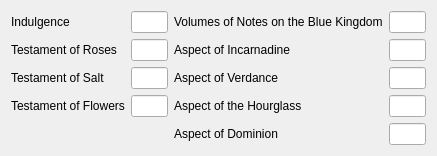
          <widget class="QWidget" name="page_12">
           <property name="geometry">
            <rect>
             <x>0</x>
             <y>0</y>
             <width>437</width>
             <height>142</height>
            </rect>
           </property>
           <attribute name="label">
            <string>The Blue Kingdom: Miscellaneous</string>
           </attribute>
           <layout class="QGridLayout" name="gridLayout_15">
            <item row="1" column="0">
             <widget class="QLabel" name="label_75">
              <property name="text">
               <string>Testament of Roses</string>
              </property>
             </widget>
            </item>
            <item row="3" column="0">
             <widget class="QLabel" name="label_77">
              <property name="text">
               <string>Testament of Flowers</string>
              </property>
             </widget>
            </item>
            <item row="0" column="0">
             <widget class="QLabel" name="label_78">
              <property name="text">
               <string>Indulgence</string>
              </property>
             </widget>
            </item>
            <item row="2" column="0">
             <widget class="QLabel" name="label_76">
              <property name="text">
               <string>Testament of Salt</string>
              </property>
             </widget>
            </item>
            <item row="1" column="3">
             <widget class="QLabel" name="label_80">
              <property name="text">
               <string>Aspect of Incarnadine</string>
              </property>
             </widget>
            </item>
            <item row="0" column="3">
             <widget class="QLabel" name="label_79">
              <property name="text">
               <string>Volumes of Notes on the Blue Kingdom</string>
              </property>
             </widget>
            </item>
            <item row="2" column="3">
             <widget class="QLabel" name="label_81">
              <property name="text">
               <string>Aspect of Verdance</string>
              </property>
             </widget>
            </item>
            <item row="4" column="3">
             <widget class="QLabel" name="label_83">
              <property name="text">
               <string>Aspect of Dominion</string>
              </property>
             </widget>
            </item>
            <item row="3" column="3">
             <widget class="QLabel" name="label_82">
              <property name="text">
               <string>Aspect of the Hourglass</string>
              </property>
             </widget>
            </item>
            <item row="0" column="1">
             <widget class="QLineEdit" name="lineEdit_Poss_TBKMisc_Indulgence"/>
            </item>
            <item row="0" column="4">
             <widget class="QLineEdit" name="lineEdit_Poss_TBKMisc_Volumes"/>
            </item>
            <item row="1" column="1">
             <widget class="QLineEdit" name="lineEdit_Poss_TBKMisc_Roses"/>
            </item>
            <item row="3" column="1">
             <widget class="QLineEdit" name="lineEdit_Poss_TBKMisc_Flowers"/>
            </item>
            <item row="2" column="1">
             <widget class="QLineEdit" name="lineEdit_Poss_TBKMisc_Salt"/>
            </item>
            <item row="2" column="4">
             <widget class="QLineEdit" name="lineEdit_Poss_TBKMisc_Verdance"/>
            </item>
            <item row="3" column="4">
             <widget class="QLineEdit" name="lineEdit_Poss_TBKMisc_Hourglass"/>
            </item>
            <item row="1" column="4">
             <widget class="QLineEdit" name="lineEdit_Poss_TBKMisc_Incarnadine"/>
            </item>
            <item row="4" column="4">
             <widget class="QLineEdit" name="lineEdit_Poss_TBKMisc_Dominion"/>
            </item>
            <item row="3" column="2">
             <spacer name="horizontalSpacer_18">
              <property name="orientation">
               <enum>Qt::Horizontal</enum>
              </property>
              <property name="sizeHint" stdset="0">
               <size>
                <width>40</width>
                <height>20</height>
               </size>
              </property>
             </spacer>
            </item>
            <item row="2" column="2">
             <spacer name="horizontalSpacer_19">
              <property name="orientation">
               <enum>Qt::Horizontal</enum>
              </property>
              <property name="sizeHint" stdset="0">
               <size>
                <width>40</width>
                <height>20</height>
               </size>
              </property>
             </spacer>
            </item>
            <item row="1" column="2">
             <spacer name="horizontalSpacer_20">
              <property name="orientation">
               <enum>Qt::Horizontal</enum>
              </property>
              <property name="sizeHint" stdset="0">
               <size>
                <width>40</width>
                <height>20</height>
               </size>
              </property>
             </spacer>
            </item>
            <item row="0" column="2">
             <spacer name="horizontalSpacer_21">
              <property name="orientation">
               <enum>Qt::Horizontal</enum>
              </property>
              <property name="sizeHint" stdset="0">
               <size>
                <width>40</width>
                <height>20</height>
               </size>
              </property>
             </spacer>
            </item>
           </layout>
          </widget>
